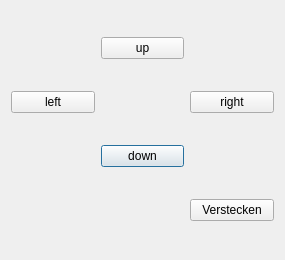
<?xml version="1.0" encoding="UTF-8"?>
<ui version="4.0">
 <class>Manual</class>
 <widget class="QDialog" name="Manual">
  <property name="geometry">
   <rect>
    <x>0</x>
    <y>0</y>
    <width>285</width>
    <height>260</height>
   </rect>
  </property>
  <property name="windowTitle">
   <string>Manuelle Bedienung</string>
  </property>
  <layout class="QGridLayout" name="gridLayout">
   <item row="2" column="1">
    <widget class="QPushButton" name="Btn_down">
     <property name="text">
      <string>down</string>
     </property>
    </widget>
   </item>
   <item row="0" column="2">
    <spacer name="horizontalSpacer_2">
     <property name="orientation">
      <enum>Qt::Horizontal</enum>
     </property>
     <property name="sizeHint" stdset="0">
      <size>
       <width>82</width>
       <height>20</height>
      </size>
     </property>
    </spacer>
   </item>
   <item row="1" column="1">
    <spacer name="horizontalSpacer_3">
     <property name="orientation">
      <enum>Qt::Horizontal</enum>
     </property>
     <property name="sizeHint" stdset="0">
      <size>
       <width>82</width>
       <height>20</height>
      </size>
     </property>
    </spacer>
   </item>
   <item row="2" column="0">
    <spacer name="horizontalSpacer_4">
     <property name="orientation">
      <enum>Qt::Horizontal</enum>
     </property>
     <property name="sizeHint" stdset="0">
      <size>
       <width>82</width>
       <height>20</height>
      </size>
     </property>
    </spacer>
   </item>
   <item row="0" column="1">
    <widget class="QPushButton" name="Btn_up">
     <property name="text">
      <string>up</string>
     </property>
    </widget>
   </item>
   <item row="2" column="2">
    <spacer name="horizontalSpacer_5">
     <property name="orientation">
      <enum>Qt::Horizontal</enum>
     </property>
     <property name="sizeHint" stdset="0">
      <size>
       <width>82</width>
       <height>20</height>
      </size>
     </property>
    </spacer>
   </item>
   <item row="1" column="2">
    <widget class="QPushButton" name="Btn_right">
     <property name="text">
      <string>right</string>
     </property>
    </widget>
   </item>
   <item row="0" column="0">
    <spacer name="horizontalSpacer">
     <property name="orientation">
      <enum>Qt::Horizontal</enum>
     </property>
     <property name="sizeHint" stdset="0">
      <size>
       <width>82</width>
       <height>20</height>
      </size>
     </property>
    </spacer>
   </item>
   <item row="1" column="0">
    <widget class="QPushButton" name="Btn_left">
     <property name="text">
      <string>left</string>
     </property>
    </widget>
   </item>
   <item row="3" column="2">
    <widget class="QPushButton" name="Btn_close">
     <property name="text">
      <string>Verstecken</string>
     </property>
    </widget>
   </item>
  </layout>
 </widget>
 <tabstops>
  <tabstop>Btn_up</tabstop>
  <tabstop>Btn_down</tabstop>
  <tabstop>Btn_left</tabstop>
  <tabstop>Btn_right</tabstop>
  <tabstop>Btn_close</tabstop>
 </tabstops>
 <resources/>
 <connections>
  <connection>
   <sender>Btn_close</sender>
   <signal>clicked()</signal>
   <receiver>Manual</receiver>
   <slot>close()</slot>
   <hints>
    <hint type="sourcelabel">
     <x>226</x>
     <y>214</y>
    </hint>
    <hint type="destinationlabel">
     <x>147</x>
     <y>219</y>
    </hint>
   </hints>
  </connection>
 </connections>
</ui>
